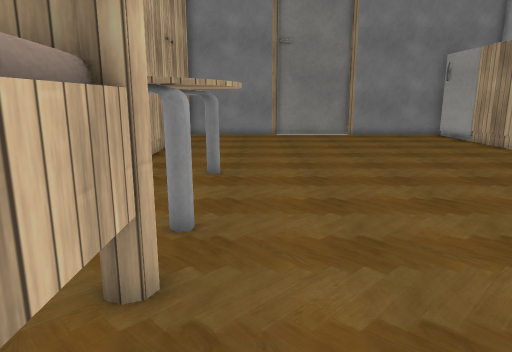
View 1 (above)

19 first-person views from a walk through a 3-D level made in the Unity game engine. The camera is 1.2 m above the floor, tilts 12° down and sees 70° across. The floor is counted in squares, 0.5 m on a side. Each view is taken from the middle of a square. On the plan, view 1 faces up. The plan holds only what a view shows up to about 20 squares ahead; the rest is blank. The place goes on beyond the plan. The player character is not drawn. Some animated figures are not drawn. Some surface patterns are stand-ins.

View 2
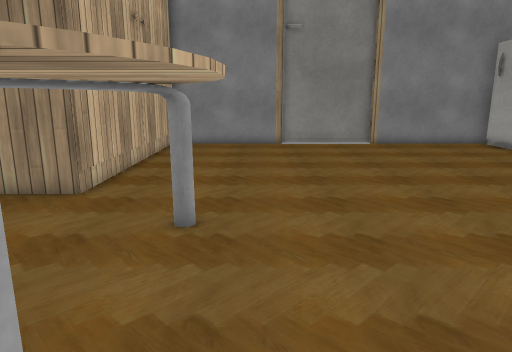

View 3
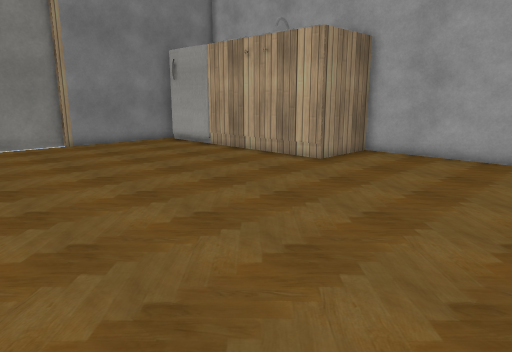

View 4
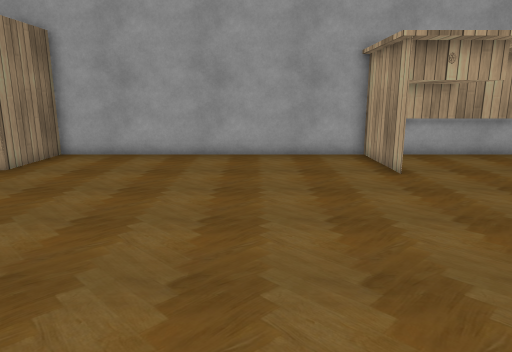

View 5
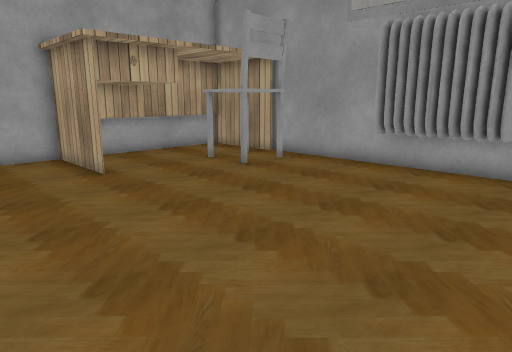

View 6
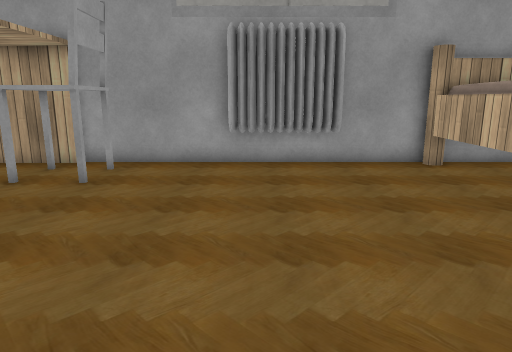

View 7
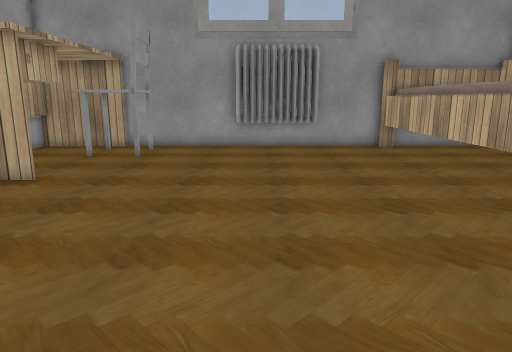

View 8
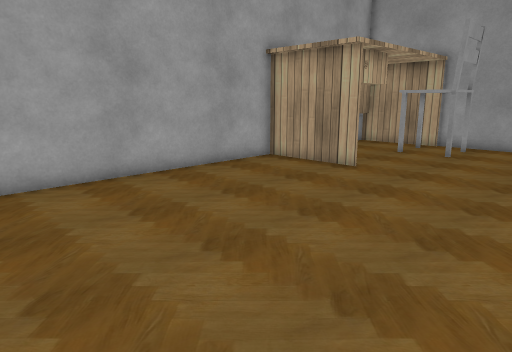

View 9
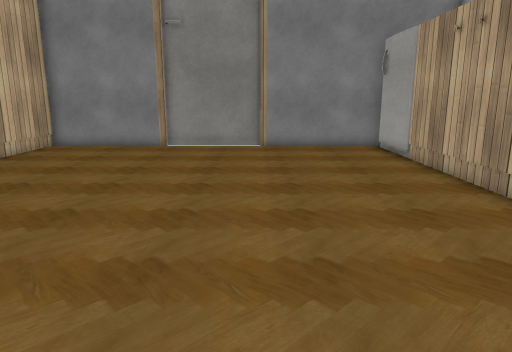

View 10
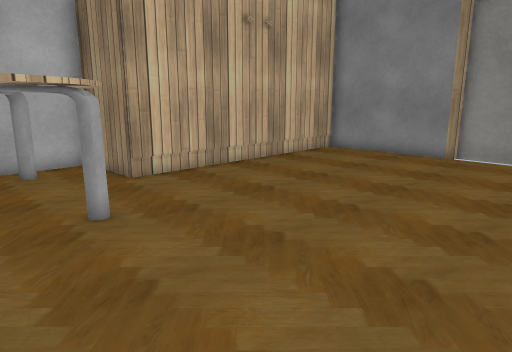

View 11
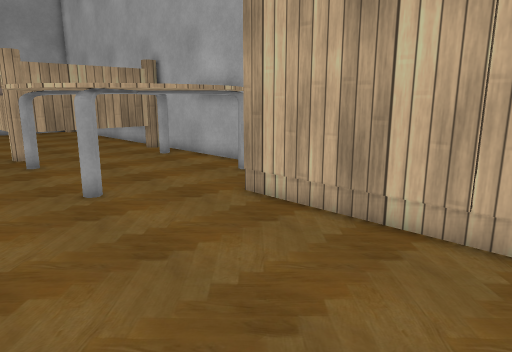

View 12
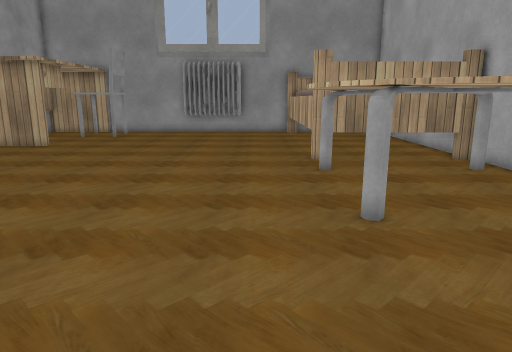

View 13
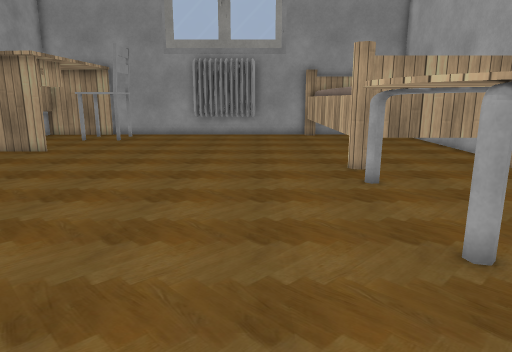

View 14
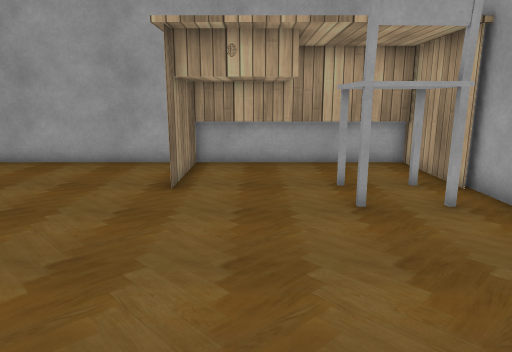

View 15
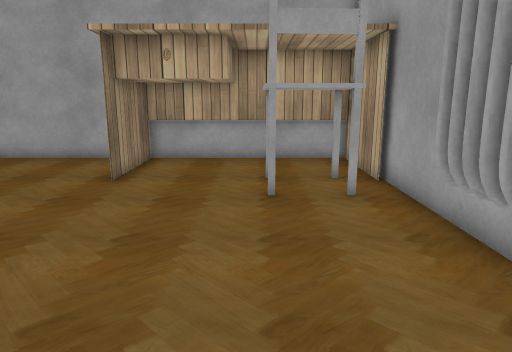

View 16
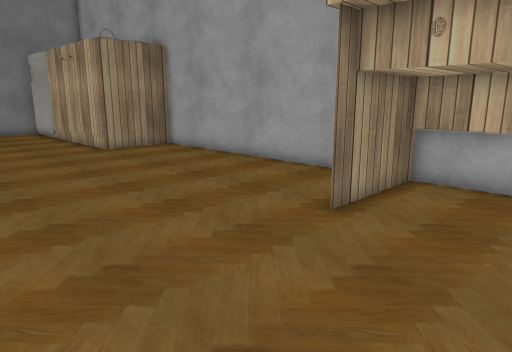

View 17
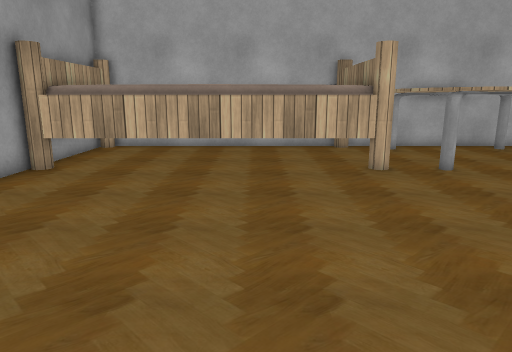

View 18
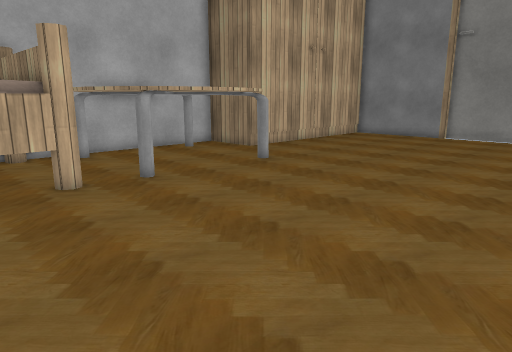

View 19
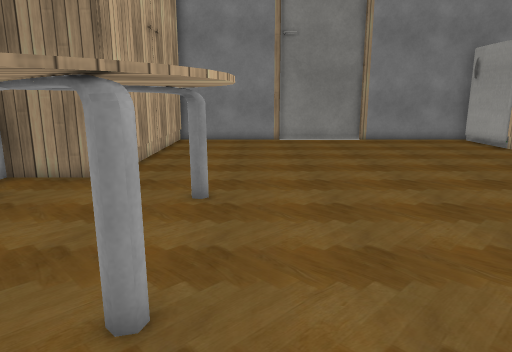

### Floor plan
Key: @ floor where view 1 was taken; # wall or solid block; . floor; ^ raised ledge; F fridge; T table; E desk; C chair; R radiator; O other object.
Columns run from 6 left of view 1 to 16 right of it. Each row starts with its distance up from view 1.
 25   ##################
 24   #...............F
 23   #...............F
 22   #...............F
 21   #...............F
 20   #...............O
 19   #...............O
 18   #...............O
 17   #...............O
 16   #...............O
 15   #...............O
 14 ###...............OOOO#
 13  TTT..................#
 12 TTTTTT................#
 11 TTTTTT................#
 10  TTTTTT...............#
  9   TTTTT...............#
  8  TTTTT................#
  7 TTTTTT................#
  6 TTTTT.................#
  5  .....................#
  4 ^^^^^.................#
  3     ^.................#
  2     ^.................#
  1     ^.................#
  0     ^.@...........EEEE#
 -1     ^.............E..E#
 -2     ^.............E..E#
 -3     ^.............EEEE#
 -4     ^...........CCC..E#
 -5     ^...........CCC..E#
 -6     ^...RRRRR...CCC..E#
 -7 ^^^^^#..RRRRR...C C..E#
 -8 #######################

Positions as (right, up) in squares from view 1, and headings:
1: (0, 0), facing up
2: (0, 5), facing up
3: (0, 5), facing up-right
4: (0, 5), facing right
5: (0, 5), facing down-right
6: (5, 6), facing down
7: (5, 11), facing down
8: (5, 12), facing down-right
9: (6, 6), facing up
10: (6, 9), facing up-left
11: (2, 21), facing down-left
12: (1, 19), facing down
13: (2, 17), facing down
14: (2, -2), facing right
15: (1, -4), facing right
16: (5, -4), facing up-right
17: (11, 0), facing left
18: (9, 1), facing up-left
19: (0, 3), facing up
